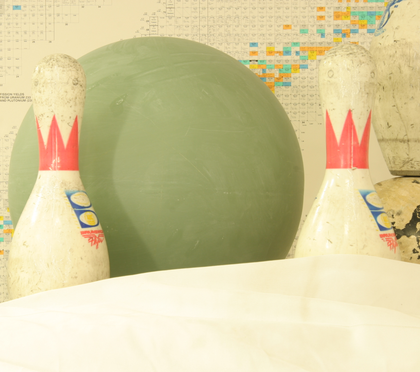
%> input picture Lab7 Correlation Matching and Disparity Map for Stereo Vision/Lab7 - Images/left.png, 420 x 372 px, shrunk from 1252 x 1110 before the run
$ octave Lab7Stereo.m   (GNU Octave 9; MATLAB toolbox functions it lacks are replaced by stand-ins)
%> lines starting %> are read from the running program, lines starting %| are printed output that depends on the picture
clear all, close all, clc;

leftImage =  imread("Lab7 - Images/left.png");
%> leftImage is the input picture: size 372x420x3 uint8; mean R, G, B 211.8, 202.3, 157.2
rightImage = imread("Lab7 - Images/right.png");
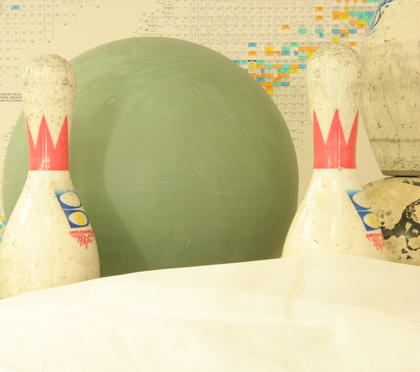
%> input picture Lab7 Correlation Matching and Disparity Map for Stereo Vision/Lab7 - Images/right.png, 420 x 372 px, shrunk from 1252 x 1110 before the run
%> rightImage is the input picture: size 372x420x3 uint8; mean R, G, B 211, 201.3, 156.1
%leftImage =  imread("Lab7 - Images/S00L.tif");
%rightImage = imread("Lab7 - Images/S00R.tif");

[row, col, ch] = size(rightImage);
%> row = 372; col = 420; ch = 3

if (ch==3)
    %convert left and right images to grayscaled
    leftImage = rgb2gray(leftImage);
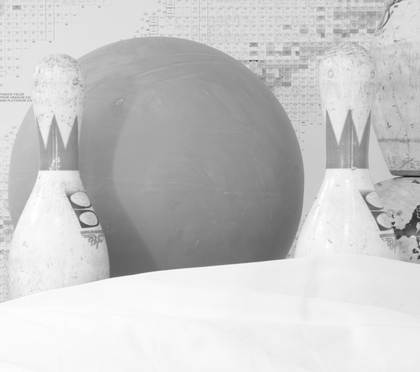
%> leftImage: size 372x420 uint8; min 25, max 255, mean 200
    rightImage = rgb2gray(rightImage);
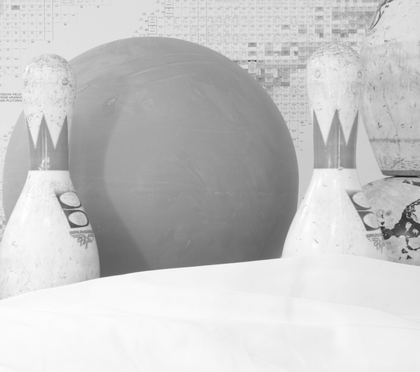
%> rightImage: size 372x420 uint8; min 25, max 255, mean 199
end
%double the pixel values
leftImage = double(leftImage);
%> leftImage: size 372x420 double
rightImage = double(rightImage);
%> rightImage: size 372x420 double

%window size declarations. will change later on.
w=100;
k=5;

%pad the images by the size w+k
leftImage = padarray(leftImage, [w+k w+k], 'both');
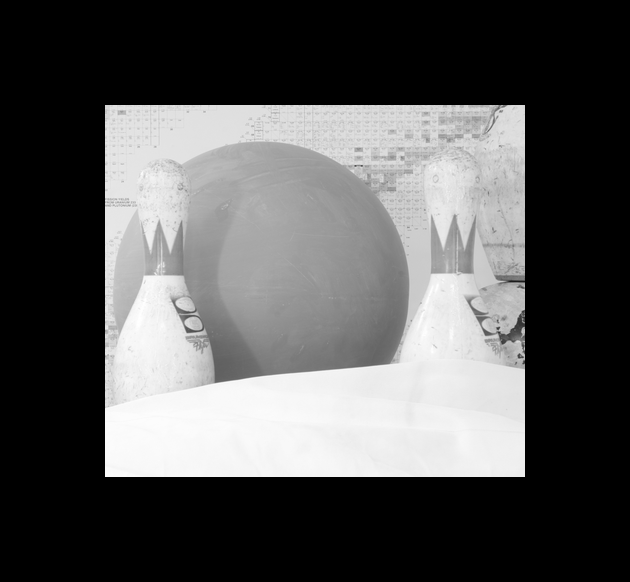
%> leftImage: size 582x630 double; min 0, max 255, mean 85.2
rightImage = padarray(rightImage, [w+k w+k], 'both');
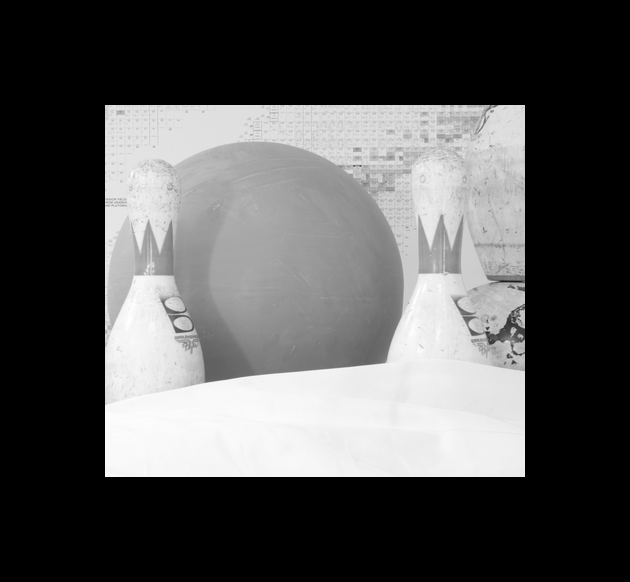
%> rightImage: size 582x630 double; min 0, max 255, mean 84.8
figure, subplot(1,3,1), imshow(uint8(leftImage)), subplot(1,3,2), imshow(uint8(rightImage));

%show the combination of images I1 and I2 into a red-cyan anaglyph
subplot(1,3,3), imshow(stereoAnaglyph(uint8(leftImage),uint8(rightImage)));
%> (this line was passed over: stereoAnaglyph is not available in this run)

%create empty disparity matrix.
disparity = zeros(row,col);

tic
%> (the run ends here)
